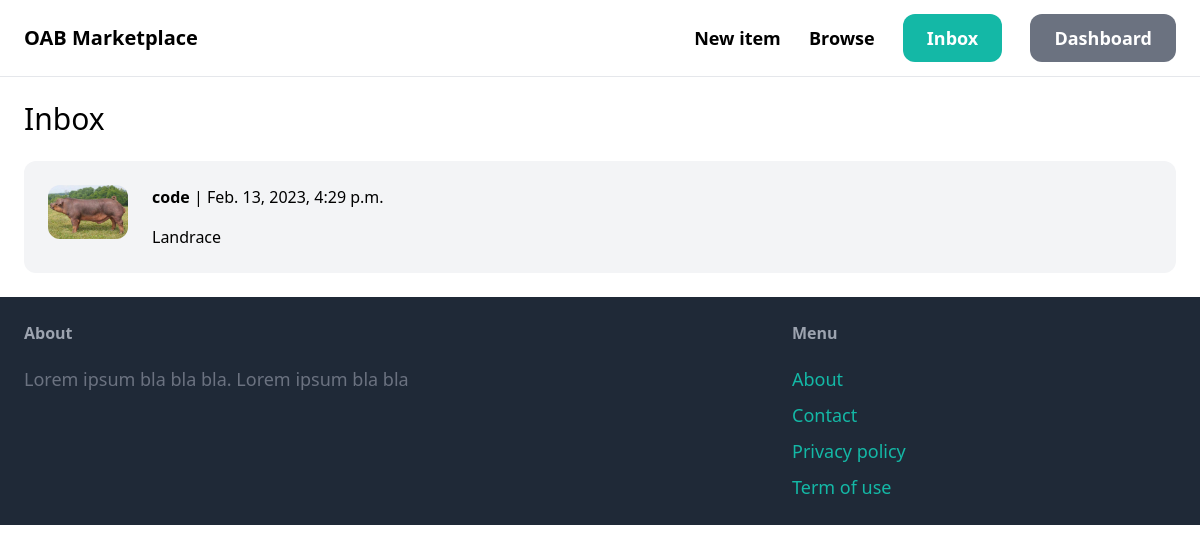
The page /inbox/ (signed in) on the database its author committed.
### conversation/models.py (models this page shows)
class Conversation(models.Model):
    item = models.ForeignKey(Item, related_name='conversation', on_delete=models.CASCADE)
    members = models.ManyToManyField(User, related_name='conversations')
    created_at = models.DateTimeField(auto_now_add=True)
    modified_at = models.DateTimeField(auto_now=True)
    class Meta:
        ordering = ('-modified_at',)

### item/models.py (models this page shows, shortened)
class Item(models.Model):
    category = models.ForeignKey(
        Category, related_name='items', on_delete=models.CASCADE)
    name = models.CharField(max_length=255)
    description = models.TextField(blank=True, null=True)
    price = models.FloatField()
    image = models.ImageField(upload_to='item_images', blank=True, null=True)
    is_sold = models.BooleanField(default=False)
    created_by = models.ForeignKey(
        User, related_name='items', on_delete=models.CASCADE)
    created_at = models.DateTimeField(auto_now_add=True)

### conversation/views.py (the view)
# urls.py: path('', views.inbox, name='inbox'),
@login_required
def inbox(request):
    conversations = Conversation.objects.filter(members__in=[request.user.id])
    return render(request, 'conversation/inbox.html', {
        'conversations': conversations,
    })

### conversation/templates/conversation/inbox.html (shortened to what this page needs)
{% extends 'home/base.html' %}
{% block content %}
    <h1 class="mb-6 text-3xl">Inbox</h1>
    <div class="space-y-6">
        {% for conversation in conversations %}
            <a href="{% url 'conversation:detail' conversation.id %}" class="">
                <div class="p-6 flex bg-gray-100 rounded-xl">
                    <div class="pr-6">
                        <img src="{{ conversation.item.image.url }}" class="w-20 rounded-xl"/>
                    </div>
                    <div>
                        {% for member in conversation.members.all %}
                            {% if member != request.user %}
                                <p class="mb-4"><strong>{{ member.username }}</strong> | {{ conversation.modified_at }}</p>
                                <p>{{ conversation.item.name }}</p>
                            {% endif %}
                        {% endfor %}
                    </div>
                </div>
            </a>
        {% endfor %}
    </div>
{% endblock %}

### rows shown on the page
Conversation: item.image (picture), modified_at "Feb. 13, 2023, 4:29 p.m.", item.name "Landrace"

### other values the page prints
{{ member.username }} "code"
